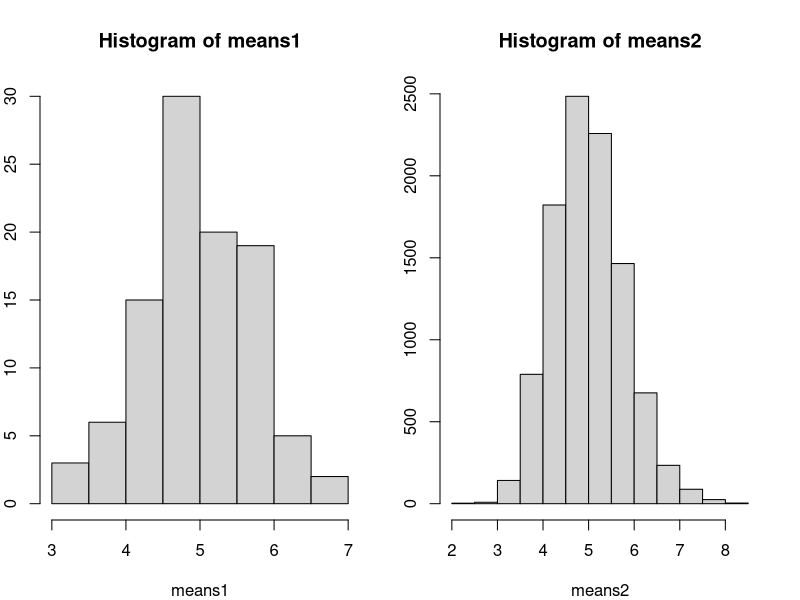

Write R code to recreate this figure.
## ---- chunk 1
set.seed(123)

means1 <- c()
for(i in 1:100){
  m <- mean(rexp(40, 0.2))
  means1 <- append(means1,m);
}

means2 <- c()
for(i in 1:10000){
  m <- mean(rexp(40, 0.2))
  means2 <- append(means2,m);
}
## ---- chunk 2
par(mfrow=c(1,2), mar=c(4,2,4,2)) 
hist(means1)
hist(means2)
## ---- chunk 3
mean(means1)
mean(means2)
## ---- chunk 4
var(means2)
sd(means2)
## ---- chunk 5
center <- mean(means2) 
sdev <- sd(means2) 
x <- means2[means2 >= (center - sdev) & means2 <= (center + sdev)]
y <- means2[means2 >= (center - 2 * sdev) & means2 <= (center + 2 * sdev)]
z <- means2[means2 >= (center - 3 * sdev) & means2 <= (center + 3 * sdev)]
round(length(x)/length(means2),2) 
round(length(y)/length(means2),2)
round(length(z)/length(means2),2)
## ---- chunk 6
error <- qt(0.975,df=length(means2)-1)*sdev/sqrt(length(means2))
lower <- center - error
upper <- center + error
lower
upper
